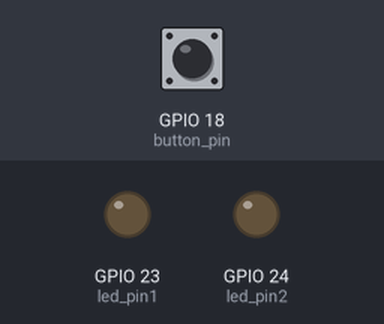
Simulated run of this program. Board: Raspberry Pi (BCM pin numbers). Shown: output pins drawn as LEDs (lit = HIGH). The inputs (shaded band) are chosen by the test bench; at power-on: GPIO 18 (button_pin) LOW.

Above: at 1.2 s.
1.3 s: GPIO 18 (button_pin) pulled HIGH for 0.15 s
At 1.9 s:
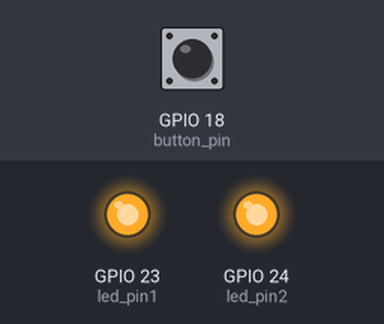
2.9 s: GPIO 18 (button_pin) pulled HIGH for 1 s
At 4.3 s:
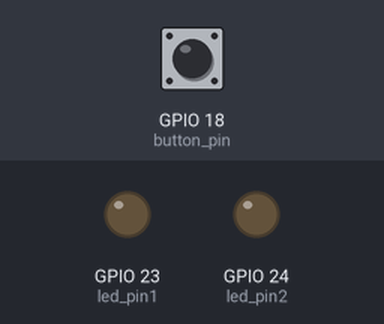
5.4 s: GPIO 18 (button_pin) pulled HIGH for 3.2 s
At 6.2 s:
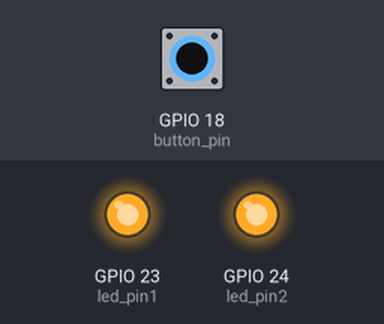
Timing chart, 0 to 8.4 s (numbered marks = the images above; inputs shaded):
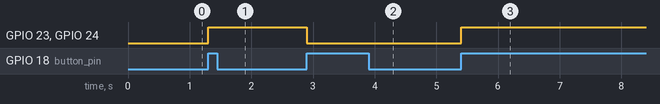

Measured:
- after the input at 1.3 s, GPIO 23 (led_pin1), GPIO 24 (led_pin2): LOW → HIGH at once
- after the input at 2.9 s, GPIO 23 (led_pin1), GPIO 24 (led_pin2): HIGH → LOW at once
- after the input at 5.4 s, GPIO 23 (led_pin1), GPIO 24 (led_pin2): LOW → HIGH at once

The program:

interrupt_exam.py
```python
import RPi.GPIO as GPIO

GPIO.setmode(GPIO.BCM)

led_state = False
led_state_Changed = False

def buttonPressed(channel): # event callback 함수 정의
    global led_state
    global led_state_Changed
    led_state = True if not led_state else False # led_state의 상태를 반전
    led_state_Changed = True

button_pin = 18
led_pin1 = 23
led_pin2 = 24

GPIO.setup(button_pin, GPIO.IN)
GPIO.setup(led_pin1, GPIO.OUT)
GPIO.setup(led_pin2, GPIO.OUT)

GPIO.add_event_detect(button_pin, GPIO.RISING)
GPIO.add_event_callback(button_pin, buttonPressed)

try:
    while True:
        if led_state_Changed == True:
            led_state_Changed = False
            GPIO.output(led_pin1, led_state)
            GPIO.output(led_pin2, led_state)
except KeyboardInterrupt:
    pass

GPIO.cleanup()
```
